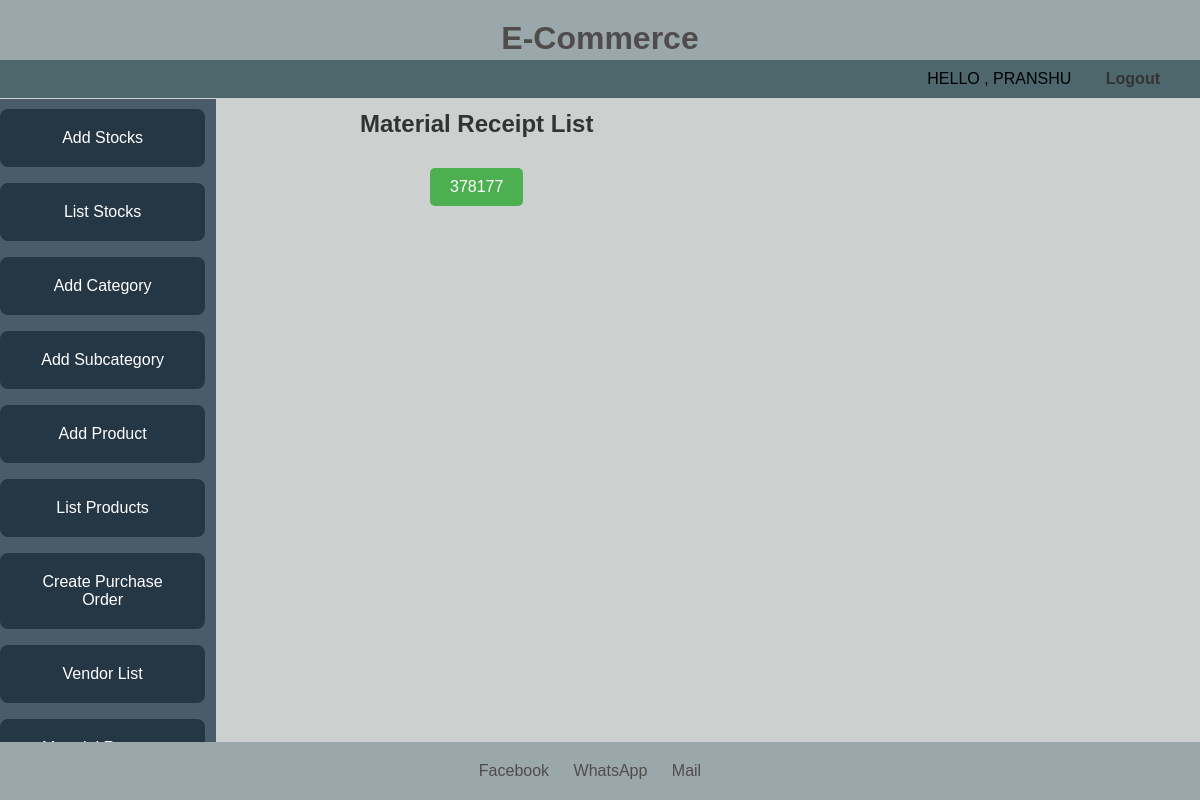
Before: /Warehouse/admin/MaterialRequestList/1/ with the older database file.
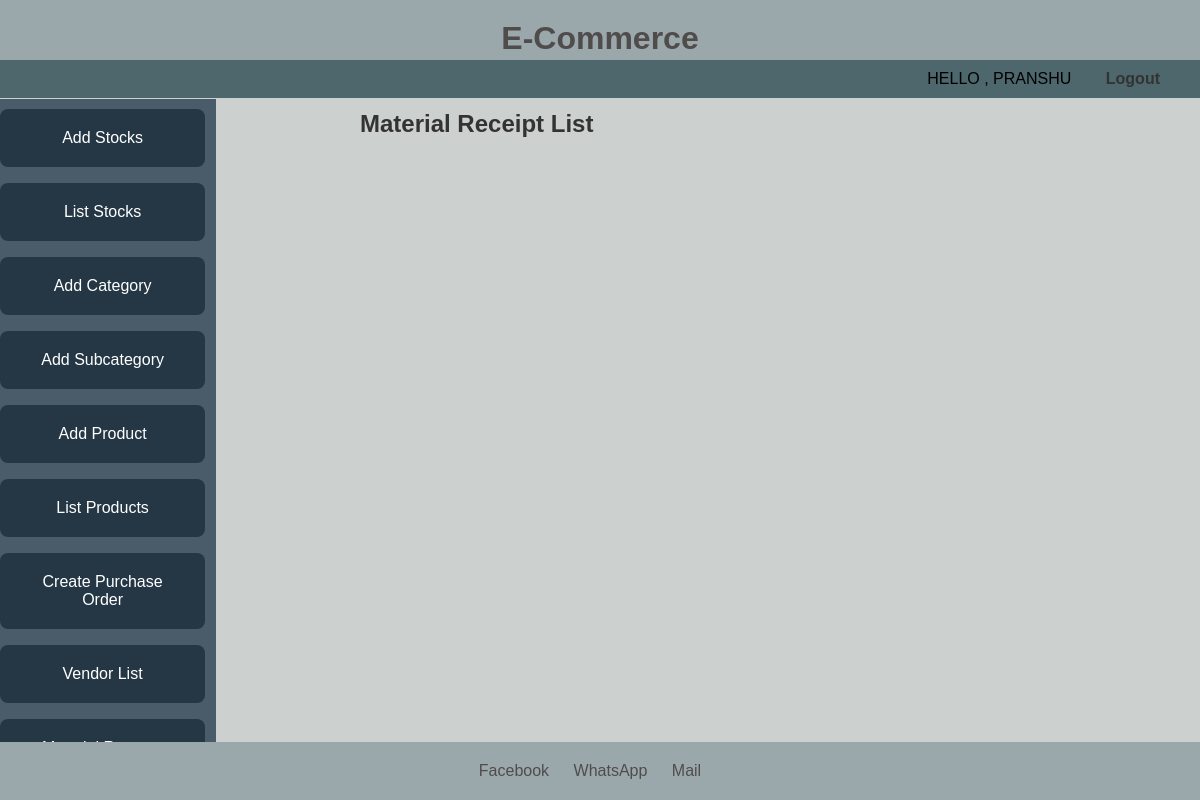
After: the same page with the newer database file.
### Warehouse/models.py (models this page shows, shortened)
class PurchaseOrder(models.Model):
    STATUS_CHOICES =(
        ('ACTIVE', 'Active'),
        ('PENDING', 'Pending'),
        ('REJECTED', 'Rejected'),
    )
    po = models.UUIDField(primary_key=True, default=uuid.uuid4, editable=False)
    po_id = models.PositiveIntegerField(default=0)
    status = models.CharField(max_length=20, choices=STATUS_CHOICES, default='ACTIVE')
    created_at = models.DateTimeField(auto_now_add=True)
    vendor = models.ForeignKey(VendorModel, on_delete=models.CASCADE,default=1)
    MRMcreated = models.BooleanField(default=False)
    class Meta:
       db_table = "purchase_order"

### Warehouse/views.py (the view)
# urls.py: path('admin/MaterialRequestList/<int:admin_id>/',MRMList.as_view(),name='materialRequestList'),
class MRMList(APIView):
    def get(self, request,admin_id):
        admin=AdminModel.objects.get(id=admin_id)
        purchaseOrder = PurchaseOrder.objects.all()
        categories = Category.objects.all()
        products = Product.objects.filter(display=True).order_by('id')
        return TemplateResponse(request,'MaterialReciept/MaterialRecieptList.html', {'admin': admin, 'category': categories, 'products': products,'purchaseOrder':purchaseOrder})

### templates/MaterialReciept/MaterialRecieptList.html (shortened to what this page needs)
{% extends 'Admin/adminLoggedin.html' %}
{% block content %}
<div style="text-align: center; margin:100px 0 40px 350px;">
    <h2 style="color: #333; margin-bottom: 20px; padding:10px">Material Receipt List</h2>
    {% if purchaseOrder %}
        <div style="display: inline-block;">
            {% for Order in purchaseOrder %}
                {% if not Order.MRMcreated %}
                <form method="get" action="{%url 'materialRequest' admin_id=admin.id  po_id=Order.po_id  %}" style="margin: 10px; display: inline;">
                    <button style="padding: 10px 20px; background-color: #4CAF50; color: #fff; border: none; border-radius: 5px; cursor: pointer; font-size: 16px; margin-bottom: 10px;">{{ Order.po_id}}</button>
                </form>
                {% endif %}
            {% endfor %}
        </div>
    {% else %}
        <p>No Purchase Order Found.</p>
    {% endif %}
</div>
{% endblock %}

Changed rows visible on the page:
no longer on this page (row edited): PurchaseOrder: po_id "378177"
